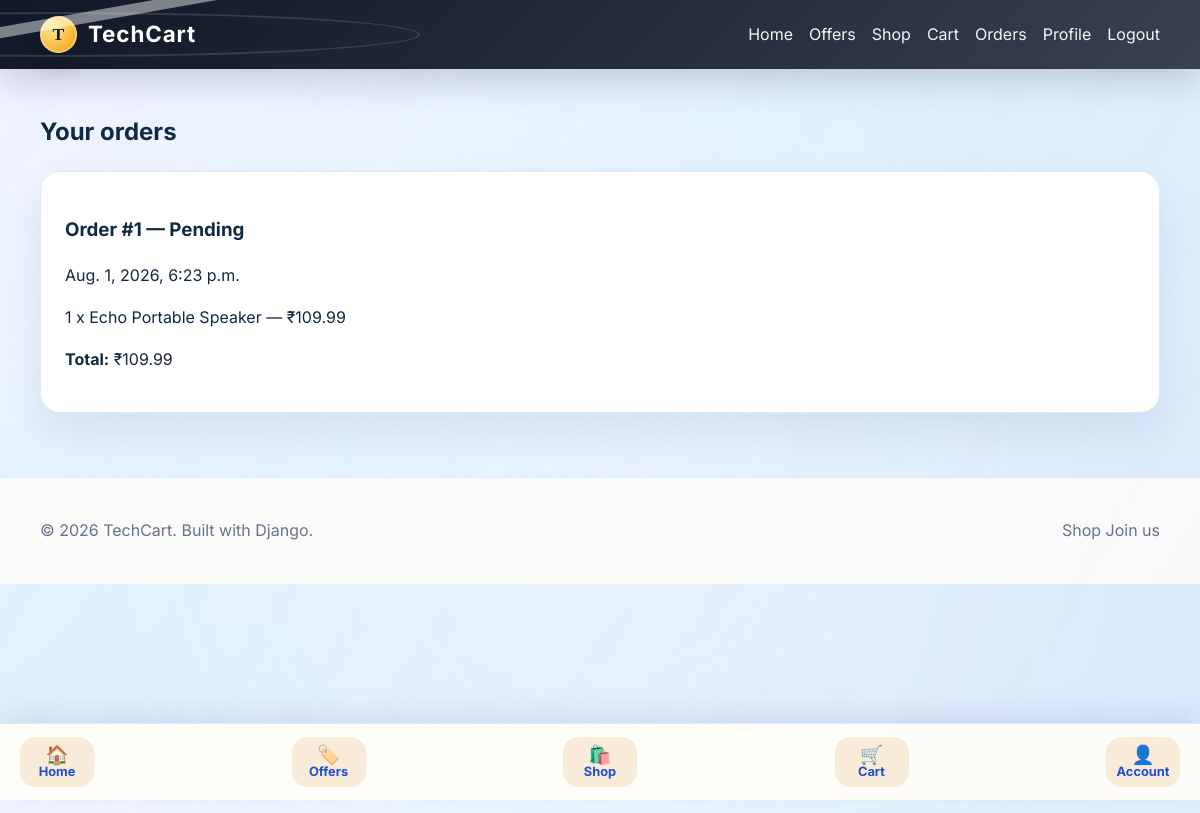
/orders/ (signed in), run on the app's committed database.
### store/models.py (models this page shows, shortened)
class Order(models.Model):
    STATUS_CHOICES = [
        ('Pending', 'Pending'),
        ('Processing', 'Processing'),
        ('Shipped', 'Shipped'),
        ('Delivered', 'Delivered'),
    ]
    user = models.ForeignKey(settings.AUTH_USER_MODEL, related_name='orders', on_delete=models.CASCADE)
    first_name = models.CharField(max_length=100)
    last_name = models.CharField(max_length=100)
    email = models.EmailField()
    address = models.CharField(max_length=255)
    city = models.CharField(max_length=100)
    postal_code = models.CharField(max_length=20)
    created_at = models.DateTimeField(auto_now_add=True)
    status = models.CharField(max_length=20, choices=STATUS_CHOICES, default='Pending')
    @property
    def total(self):
        return sum(item.total_price for item in self.items.all())

class OrderItem(models.Model):
    order = models.ForeignKey(Order, related_name='items', on_delete=models.CASCADE)
    product = models.ForeignKey(Product, on_delete=models.CASCADE)
    quantity = models.PositiveIntegerField(default=1)
    price = models.DecimalField(max_digits=10, decimal_places=2)
    @property
    def total_price(self):
        return self.price * self.quantity

class Product(models.Model):
    category = models.ForeignKey(Category, related_name='products', on_delete=models.CASCADE)
    name = models.CharField(max_length=200)
    slug = models.SlugField(unique=True)
    description = models.TextField()
    price = models.DecimalField(max_digits=10, decimal_places=2)
    stock = models.PositiveIntegerField(default=0)
    image = models.ImageField(upload_to='products/', blank=True, null=True)
    image_url = models.URLField(blank=True, null=True, max_length=500)
    is_featured = models.BooleanField(default=False)
    created_at = models.DateTimeField(auto_now_add=True)
    class Meta:
        ordering = ('name',)

### store/views.py (the view)
# urls.py: path('orders/', views.order_history, name='order_history'),
@login_required(login_url='login')
def order_history(request):
    orders = Order.objects.filter(user=request.user).order_by('-created_at')
    return render(request, 'store/order_history.html', {'orders': orders})

### templates/store/order_history.html
{% extends 'base.html' %}
{% block content %}
<section class="section">
    <h2>Your orders</h2>
    {% for order in orders %}
        <div class="summary-card">
            <h3>Order #{{ order.id }} — {{ order.status }}</h3>
            <p>{{ order.created_at }}</p>
            {% for item in order.items.all %}
                <p>{{ item.quantity }} x {{ item.product.name }} — ₹{{ item.total_price }}</p>
            {% endfor %}
            <p><strong>Total:</strong> ₹{{ order.total }}</p>
        </div>
    {% empty %}
        <p>You have not placed any orders yet.</p>
    {% endfor %}
</section>
{% endblock %}

### static/css/style.css (style rules this page uses)
:root { --bg: #eff6ff; --surface: #ffffff; --text: #102a43; --muted: #64748b; --primary: #1d4ed8; --primary-dark: #0f172a; --secondary: #0ea5e9; --accent: #7c3aed; --danger: #ef4444; --border: #dbeafe; }
* { box-sizing: border-box; }
body { margin: 0; font-family: 'Inter', sans-serif; min-height: 100vh; color: var(--text); line-height: 1.6; padding-bottom: 5rem; background: radial-gradient(circle at top left, rgba(239,242,255,.95), transparent 30%), linear-gradient(145deg, #eff6ff 0%, #e0f2fe 42%, #dbeafe 100%); overflow-x: hidden; position: relative; perspective: 1200px; }
body::before { content: ''; position: fixed; inset: 0; z-index: -1; background: radial-gradient(circle at 20% 25%, rgba(255,255,255,.28), transparent 18%), radial-gradient(circle at 78% 12%, rgba(255,255,255,.20), transparent 16%), linear-gradient(120deg, rgba(255,255,255,.08), rgba(255,255,255,0) 45%, rgba(255,255,255,.08)); background-size: 260% 260%, 190% 190%, 230% 230%; opacity: .88; transform: translateZ(-40px) scale(1.05); animation: classicGlow 24s ease-in-out infinite alternate; pointer-events: none; }
body::after { content: ''; position: fixed; inset: 0; z-index: -2; background: radial-gradient(circle at 35% 20%, rgba(255,255,255,.12), transparent 14%), radial-gradient(circle at 70% 80%, rgba(255,255,255,.08), transparent 12%), radial-gradient(circle at 20% 70%, rgba(255,255,255,.06), transparent 12%); opacity: .95; filter: blur(1.5px); transform: translateZ(-80px) scale(1.1); pointer-events: none; }
.hero-card, .summary-card, .form-card, .card, .offers-card { background: var(--surface); border: 1px solid var(--border); border-radius: 1.25rem; box-shadow: 0 18px 40px rgba(15, 23, 42, .08); transform: perspective(1000px) rotateX(0deg) rotateY(0deg); transition: transform .25s ease, box-shadow .25s ease; transform-style: preserve-3d; will-change: transform; }
.section { padding: 1.5rem 0 2rem; }
.form-card, .summary-card { padding: 1.5rem; }

### data on the page
Order: id "1", status "Pending", created_at "Aug. 1, 2026, 6:23 p.m.", total "109.99"
OrderItem: quantity "1", product.name "Echo Portable Speaker", total_price "109.99"
